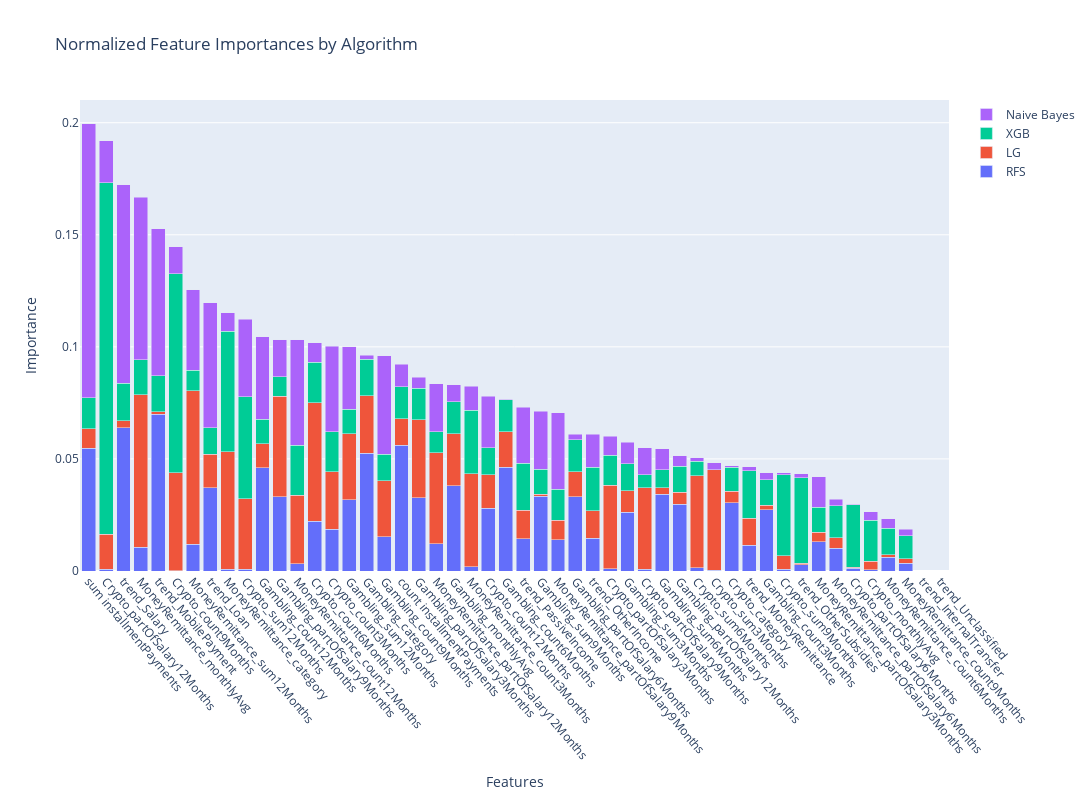

This figure's notebook cell:
### Markdown cell above
## Feature 100-150

### Code cell
# Keep the first feature (column)
first_feature = base.iloc[:, 0]

# Select columns from 50 to 100 (note: column index is 0-based, so 50-100 is 49-99)
selected_features = base.iloc[:, 100:150]

# Combine the first feature with the selected features
forforsta = pd.concat([first_feature, selected_features], axis=1)

forforsta



preprocessor = DataPreprocessor(forforsta)
(Xtrain, Ytrain), (Xtest, Ytest), train_upsampled,  = preprocessor.get_split_data_with_upsample_and_scaling(0.7)

# Example usage
models = ['naive_bayes', 'xgboost', 'random_forest', 'logistic_regression']

optimizer = ModelOptimizer(models=models, X_train=Xtrain, y_train=Ytrain, n_trials=100)
best_params, best_models = optimizer.run()

# Usage
# Assuming best_models, Xtrain, Ytrain, Xtest, Ytest, train_upsampled are predefined
evaluator = ModelEvaluator(Xtrain, Ytrain, Xtest, Ytest, best_models)
evaluator.evaluate_models()
evaluator.plot_roc_curves()


# Usage
# Assuming best_models, train_upsampled, and forforsta are predefined
feature_importance = FeatureImportance(train_upsampled, best_models, forforsta)
feature_importance.calculate_importances()
feature_importance.calculate_cumulative_importance()
features_to_keep, features_to_discard = feature_importance.find_highly_correlated_features()

print("Features to keep:", features_to_keep)
print("Features to discard:", features_to_discard)

sorted_features = feature_importance.plot_importances()


## Filter away highly correlated features and take away the absolut worst
filtered_list = [item for item in sorted_features if item not in features_to_discard]
selectionThree = filtered_list[:10]

### Figure 1 — Plotly figure (JSON) as saved in the notebook; plotly's stock layout.template omitted (floating-point values rounded to 4 significant figures)
{"data": [{"name": "RFS", "type": "bar", "x": ["sum installmentPayments", "Crypto_partOfSalary12Months", "trend_Salary", "MoneyRemittance_monthlyAvg", "trend_MobilePayment", "Crypto_count9Months", "MoneyRemittance_sum12Months", "trend_Loan", "MoneyRemittance_category", "Crypto_sum12Months", "Gambling_count12Months", "Gambling_partOfSalary9Months", "MoneyRemittance_count12Months", "Crypto_count6Months", "Crypto_count3Months", "Gambling_sum12Months", "Gambling_category", "Gambling_count9Months", "count installmentPayments", "Gambling_partOfSalary3Months", "MoneyRemittance_partOfSalary12Months", "Gambling_monthlyAvg", "MoneyRemittance_count3Months", "Crypto_count12Months", "Gambling_count6Months", "trend_PassiveIncome", "Gambling_sum9Months", "MoneyRemittance_partOfSalary9Months", "Gambling_partOfSalary6Months", "trend_OtherIncome", "Crypto_partOfSalary3Months", "Gambling_sum3Months", "Crypto_partOfSalary9Months", "Gambling_sum6Months", "Gambling_partOfSalary12Months", "Crypto_sum6Months", "Crypto_sum3Months", "Crypto_category", "trend_MoneyRemittance", "Gambling_count3Months", "Crypto_sum9Months", "trend_OtherSubsidies", "MoneyRemittance_partOfSalary3Months", "MoneyRemittance_partOfSalary6Months", "Crypto_partOfSalary6Months", "Crypto_monthlyAvg", "MoneyRemittance_count6Months", "MoneyRemittance_count9Months", "trend_InternalTransfer", "trend_Unclassified"], "y": [0.05482, 0.0007255, 0.06402, 0.01049, 0.06993, 0.000116, 0.01194, 0.03724, 0.0008638, 0.0008328, 0.04599, 0.03313, 0.003316, 0.02223, 0.01872, 0.03182, 0.05248, 0.01537, 0.05607, 0.0327, 0.01208, 0.03804, 0.001856, 0.02794, 0.0462, 0.01438, 0.03337, 0.01394, 0.03304, 0.01469, 0.001076, 0.02628, 0.0008941, 0.03419, 0.02968, 0.001532, 0.0004323, 0.03055, 0.01149, 0.02741, 0.0008617, 0.002802, 0.01303, 0.0101, 0.001212, 0.0005621, 0.006085, 0.003452, 0, 0]}, {"name": "LG", "type": "bar", "x": ["sum installmentPayments", "Crypto_partOfSalary12Months", "trend_Salary", "MoneyRemittance_monthlyAvg", "trend_MobilePayment", "Crypto_count9Months", "MoneyRemittance_sum12Months", "trend_Loan", "MoneyRemittance_category", "Crypto_sum12Months", "Gambling_count12Months", "Gambling_partOfSalary9Months", "MoneyRemittance_count12Months", "Crypto_count6Months", "Crypto_count3Months", "Gambling_sum12Months", "Gambling_category", "Gambling_count9Months", "count installmentPayments", "Gambling_partOfSalary3Months", "MoneyRemittance_partOfSalary12Months", "Gambling_monthlyAvg", "MoneyRemittance_count3Months", "Crypto_count12Months", "Gambling_count6Months", "trend_PassiveIncome", "Gambling_sum9Months", "MoneyRemittance_partOfSalary9Months", "Gambling_partOfSalary6Months", "trend_OtherIncome", "Crypto_partOfSalary3Months", "Gambling_sum3Months", "Crypto_partOfSalary9Months", "Gambling_sum6Months", "Gambling_partOfSalary12Months", "Crypto_sum6Months", "Crypto_sum3Months", "Crypto_category", "trend_MoneyRemittance", "Gambling_count3Months", "Crypto_sum9Months", "trend_OtherSubsidies", "MoneyRemittance_partOfSalary3Months", "MoneyRemittance_partOfSalary6Months", "Crypto_partOfSalary6Months", "Crypto_monthlyAvg", "MoneyRemittance_count6Months", "MoneyRemittance_count9Months", "trend_InternalTransfer", "trend_Unclassified"], "y": [0.008673, 0.01574, 0.003061, 0.06815, 0.001021, 0.04376, 0.06838, 0.01477, 0.05231, 0.03151, 0.01088, 0.0449, 0.03048, 0.0528, 0.02555, 0.02947, 0.02571, 0.0248, 0.01192, 0.03482, 0.04077, 0.02316, 0.04161, 0.01502, 0.01592, 0.01281, 0.0008464, 0.008703, 0.01131, 0.01226, 0.03712, 0.009509, 0.0363, 0.00291, 0.005477, 0.04103, 0.04473, 0.004963, 0.01204, 0.001842, 0.006022, 0.0007277, 0.00422, 0.00464, 0.0003838, 0.003791, 0.001144, 0.002057, 0, 0]}, {"name": "XGB", "type": "bar", "x": ["sum installmentPayments", "Crypto_partOfSalary12Months", "trend_Salary", "MoneyRemittance_monthlyAvg", "trend_MobilePayment", "Crypto_count9Months", "MoneyRemittance_sum12Months", "trend_Loan", "MoneyRemittance_category", "Crypto_sum12Months", "Gambling_count12Months", "Gambling_partOfSalary9Months", "MoneyRemittance_count12Months", "Crypto_count6Months", "Crypto_count3Months", "Gambling_sum12Months", "Gambling_category", "Gambling_count9Months", "count installmentPayments", "Gambling_partOfSalary3Months", "MoneyRemittance_partOfSalary12Months", "Gambling_monthlyAvg", "MoneyRemittance_count3Months", "Crypto_count12Months", "Gambling_count6Months", "trend_PassiveIncome", "Gambling_sum9Months", "MoneyRemittance_partOfSalary9Months", "Gambling_partOfSalary6Months", "trend_OtherIncome", "Crypto_partOfSalary3Months", "Gambling_sum3Months", "Crypto_partOfSalary9Months", "Gambling_sum6Months", "Gambling_partOfSalary12Months", "Crypto_sum6Months", "Crypto_sum3Months", "Crypto_category", "trend_MoneyRemittance", "Gambling_count3Months", "Crypto_sum9Months", "trend_OtherSubsidies", "MoneyRemittance_partOfSalary3Months", "MoneyRemittance_partOfSalary6Months", "Crypto_partOfSalary6Months", "Crypto_monthlyAvg", "MoneyRemittance_count6Months", "MoneyRemittance_count9Months", "trend_InternalTransfer", "trend_Unclassified"], "y": [0.01371, 0.1567, 0.01665, 0.01553, 0.01627, 0.08879, 0.009359, 0.01198, 0.05383, 0.04534, 0.01085, 0.008607, 0.02237, 0.01812, 0.01781, 0.01091, 0.0163, 0.01182, 0.01424, 0.014, 0.009294, 0.01437, 0.02835, 0.01194, 0.01437, 0.02091, 0.01107, 0.01386, 0.01424, 0.01938, 0.01351, 0.01211, 0.005762, 0.00818, 0.01152, 0.00645, 0, 0.01071, 0.02128, 0.01157, 0.03616, 0.03817, 0.01117, 0.0143, 0.02786, 0.01833, 0.01178, 0.01017, 0, 0]}, {"name": "Naive Bayes", "type": "bar", "x": ["sum installmentPayments", "Crypto_partOfSalary12Months", "trend_Salary", "MoneyRemittance_monthlyAvg", "trend_MobilePayment", "Crypto_count9Months", "MoneyRemittance_sum12Months", "trend_Loan", "MoneyRemittance_category", "Crypto_sum12Months", "Gambling_count12Months", "Gambling_partOfSalary9Months", "MoneyRemittance_count12Months", "Crypto_count6Months", "Crypto_count3Months", "Gambling_sum12Months", "Gambling_category", "Gambling_count9Months", "count installmentPayments", "Gambling_partOfSalary3Months", "MoneyRemittance_partOfSalary12Months", "Gambling_monthlyAvg", "MoneyRemittance_count3Months", "Crypto_count12Months", "Gambling_count6Months", "trend_PassiveIncome", "Gambling_sum9Months", "MoneyRemittance_partOfSalary9Months", "Gambling_partOfSalary6Months", "trend_OtherIncome", "Crypto_partOfSalary3Months", "Gambling_sum3Months", "Crypto_partOfSalary9Months", "Gambling_sum6Months", "Gambling_partOfSalary12Months", "Crypto_sum6Months", "Crypto_sum3Months", "Crypto_category", "trend_MoneyRemittance", "Gambling_count3Months", "Crypto_sum9Months", "trend_OtherSubsidies", "MoneyRemittance_partOfSalary3Months", "MoneyRemittance_partOfSalary6Months", "Crypto_partOfSalary6Months", "Crypto_monthlyAvg", "MoneyRemittance_count6Months", "MoneyRemittance_count9Months", "trend_InternalTransfer", "trend_Unclassified"], "y": [0.1224, 0.01871, 0.08852, 0.0725, 0.06551, 0.01208, 0.03576, 0.05569, 0.008316, 0.03469, 0.03679, 0.01661, 0.04698, 0.008792, 0.03815, 0.02779, 0.001745, 0.04406, 0.0101, 0.005025, 0.02149, 0.007554, 0.01063, 0.02308, 0.000103, 0.02491, 0.02594, 0.03419, 0.00246, 0.01459, 0.00849, 0.009445, 0.01202, 0.009295, 0.004855, 0.001608, 0.003188, 0.000677, 0.001621, 0.003054, 0.000689, 0.001658, 0.01372, 0.003019, 0.0003474, 0.003786, 0.004328, 0.003024, 0, 0]}], "layout": {"barmode": "stack", "height": 800, "title": {"text": "Normalized Feature Importances by Algorithm"}, "width": 1800, "xaxis": {"categoryorder": "total descending", "tickangle": 50, "title": {"text": "Features"}}, "yaxis": {"title": {"text": "Importance"}}}}
